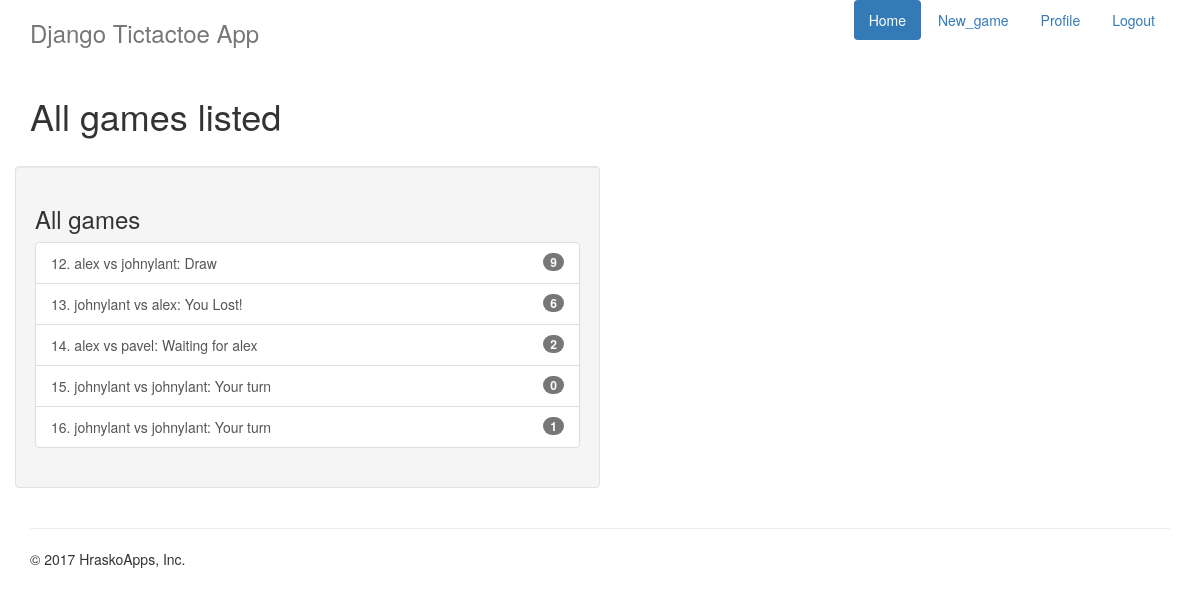
/tictactoe/game/all (signed in), run on the app's committed database.
### tictactoe/models.py (models this page shows, shortened)
class Game(models.Model):
    first_player = models.ForeignKey(User, related_name="games_first_player")
    second_player = models.ForeignKey(User, related_name="games_second_player")
    next_to_move = models.ForeignKey(User, related_name="games_to_move")
    start_time = models.DateTimeField(auto_now_add=True)
    last_active = models.DateTimeField(auto_now=True)
    status = models.CharField(max_length=1, default='A', choices=GAME_STATUS_CHOICES)
    objects = GamesManager()
    def __str__(self):
        return "{0}. {1} vs {2}".format(self.id, self.first_player, self.second_player)

### tictactoe/views.py (the view)
class AllGamesList(ListView):
    model = Game

### tictactoe/templates/tictactoe/game_list.html
{% extends 'base.html' %}
{% block title %}
All games listed
{% endblock title %}
{% block content %}
<div class="row">
  <div class="well col-sm-6">
    {% include "tictactoe/game_list_snippet.html" with header="All games" games_list=object_list %}
  </div>
</div>
{% endblock content %}

### tictactoe/templates/tictactoe/game_list_snippet.html
<h3 class="panel-header">{{header}} </h3>
<div class="list-group">
  {% for game in games_list %}
    <a class="list-group-item" href="{% url 'tictactoe_game_detail' pk=game.id %}">
      {{ game }}:
      {% if game.status == "A" %}
        {% if game.next_to_move == user %} Your turn {% else %} Waiting for {{ game.next_to_move.username }} {% endif %}
      {% elif game.status == "D" %}
        Draw
      {% elif game.status == "F" and user == game.first_player %}
        You Won!
      {% elif game.status == "S" and user == game.second_player %}
        You Won!
      {% else %}
        You Lost!
      {% endif %}
      <span class="badge">{{game.move_set.count}}</span></a>
  {% empty %}
    <span class="list-group-item">No games available.</span>
  {% endfor %}
</div>

### data on the page
Game: id+first_player+second_player "12. alex vs johnylant", status "Draw", move_set.count "9"
Game: id+first_player+second_player "13. johnylant vs alex", status "You Lost!", move_set.count "6"
Game: id+first_player+second_player "14. alex vs pavel", next_to_move.username "alex", move_set.count "2"
Game: id+first_player+second_player "15. johnylant vs johnylant", status "Your turn", move_set.count "0"
Game: id+first_player+second_player "16. johnylant vs johnylant", status "Your turn", move_set.count "1"

### other printed values
{{ header }} "All games"
